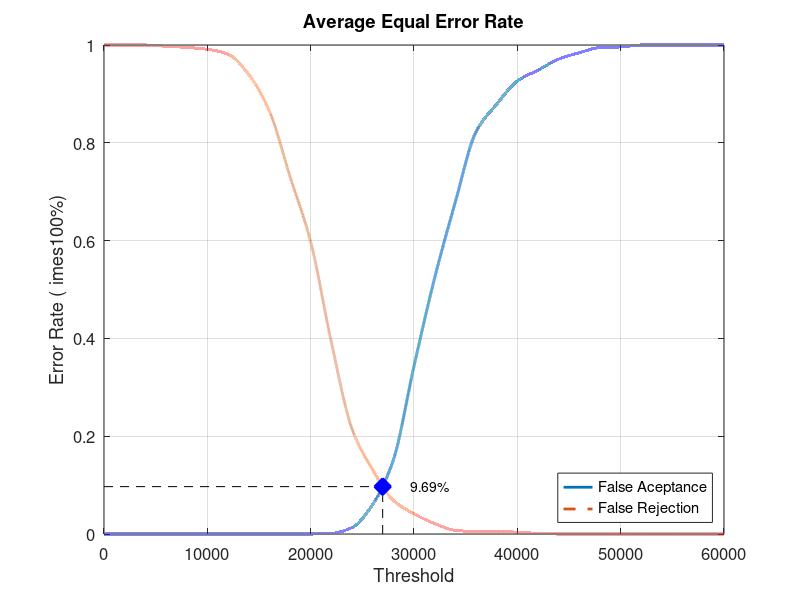
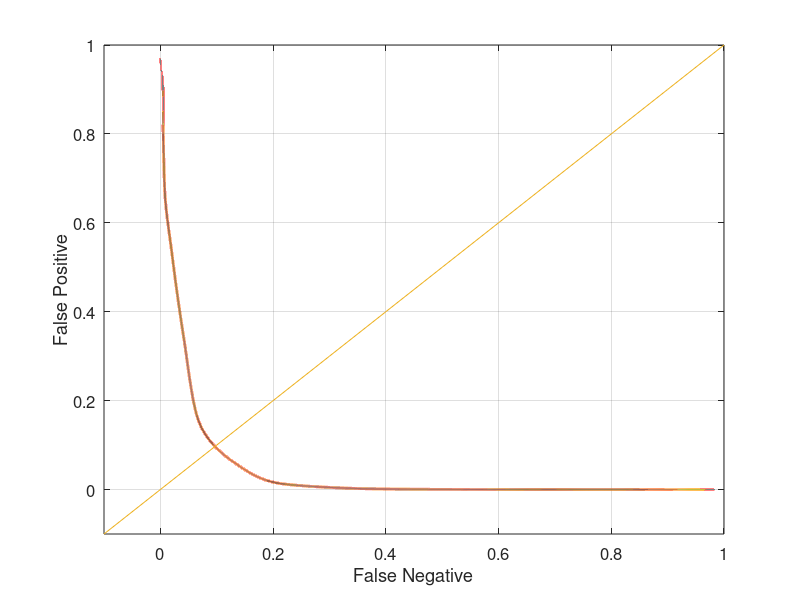

Source code (MATLAB) for these figures, in order:
close all;
clear;
clc;
x = 0:2000:60000;
xq = 0:0.5:60000;

y0 = [0 0 0 0 0 0 0 0 0 0 0 0.00131579 0.0131579 0.0605263 0.151316 0.343421 0.523684 0.678947 0.822368 0.878947 0.926316 0.948684 0.971053 0.98421 0.994737 0.996053 1 1 1 1 1]
yy0 = interp1(x, y0, xq, 'pchip');
y1 = [1 1 1 0.9975 0.995 0.99125 0.98125 0.94 0.865 0.73125 0.5975 0.3925 0.215 0.13125 0.06875 0.04125 0.02125 0.0075 0.005 0.005 0.00375 0.00125 0 0 0 0 0 0 0 0 0]
yy1 = interp1(x, y1, xq, 'pchip');

% Calculating EER: 
y2 = abs(y0 - y1);
find(y2 == min(y2))
yy2 = abs(yy0 - yy1);
xEER = find(yy2 == min(yy2));
xEERIndex = xq(xEER) % X-axis EER
yEER = yy0(xEER) % Y-axis EER

main = figure
plot(xq, yy0,'-','LineWidth', 2);	hold on
plot(xq, yy1,'--','LineWidth', 2);	hold on
plot([xEERIndex xEERIndex], [0 yEER], 'k--');	hold on
plot([0 xEERIndex], [yEER yEER], 'k--');	hold on
plot(xEERIndex, yEER, 'bx', 'LineWidth', 10);	hold on
text(xEERIndex + 10 * xEERIndex / 100, yEER, [num2str(round((10000 * yEER)) / 100) '%'])
legend('False Aceptance', 'False Rejection', 'Location', 'SouthEast')
xlabel('Threshold')
ylabel('Error Rate (	imes100%)')
title('Average Equal Error Rate')
set(gca, 'FontSize', 12)
axis([0 60000 0 1])
grid on

print(main, 'Experiment2AverageMain', '-dpng');
FNRxFPR = figure('Color', [1 1 1]);
plot(yy1, yy0, '-', yy1, yy0, 'LineWidth', 2);
hold on
y = -0.1:0.1:1
plot(y, y); 
set(gca, 'FontSize', 12)
xlabel('False Negative')
ylabel('False Positive')
axis([-0.1 1 -0.1 1])
set(gca, 'FontSize', 12)
grid on

print(FNRxFPR, 'Experiment2AverageFNRxFPR','-dpng');
